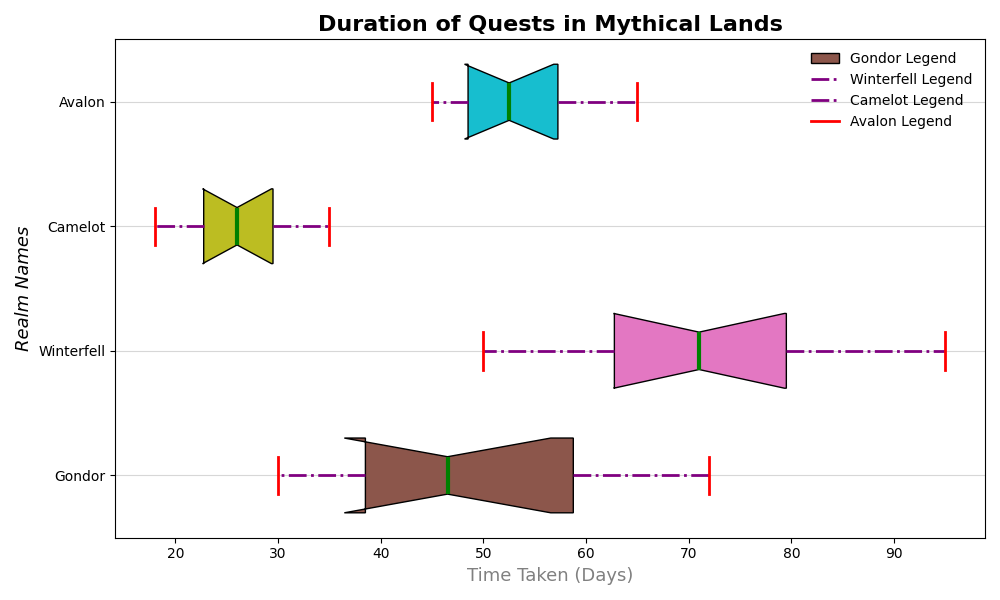

This figure's Python source:
import matplotlib.pyplot as plt

avalon = [30, 45, 40, 38, 60, 72, 55, 48, 63, 35]
camelot = [50, 65, 62, 58, 80, 95, 82, 75, 78, 67]
winterfell = [20, 25, 22, 30, 18, 35, 25, 28, 33, 27]
gondor = [45, 50, 55, 52, 48, 65, 60, 58, 53, 47]

data = [avalon, camelot, winterfell, gondor]
# Shuffle kingdom names within the code
kingdoms = ['Gondor', 'Winterfell', 'Camelot', 'Avalon']

fig, ax = plt.subplots(figsize=(10, 6))

bp = ax.boxplot(data, patch_artist=True, notch=True, vert=False, labels=kingdoms, widths=0.6)

colors = ['#8c564b', '#e377c2', '#bcbd22', '#17becf']
for patch, color in zip(bp['boxes'], colors):
    patch.set_facecolor(color)

for whisker in bp['whiskers']:
    whisker.set(color='purple', linewidth=2.0, linestyle='-.')

for cap in bp['caps']:
    cap.set(color='red', linewidth=2.0)

for median in bp['medians']:
    median.set(color='green', linewidth=3)

ax.yaxis.grid(True, linestyle='-', alpha=0.5)
# Change title text
ax.set_title('Duration of Quests in Mythical Lands', fontsize=16, fontweight='bold')
# Change y-axis label text
ax.set_ylabel('Realm Names', fontsize=13, fontstyle='italic')
# Change x-axis label text
ax.set_xlabel('Time Taken (Days)', fontsize=13, color='gray')

# Update legend texts
ax.legend(['Gondor Legend', 'Winterfell Legend', 'Camelot Legend', 'Avalon Legend'], loc='upper right', fontsize=10, frameon=False)

plt.tight_layout()
plt.show()
